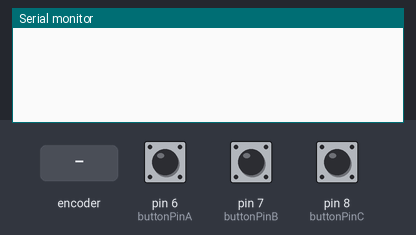
This sketch was run on a simulated Arduino Uno, built with avr-gcc and run on an emulated ATmega328P. On the bench: the last lines printed to the serial monitor. The inputs (shaded band) are chosen by the test bench; at power-on: pin 8 (buttonPinC) HIGH, pin 6 (buttonPinA) HIGH, pin 7 (buttonPinB) HIGH. No radio packets arrive unless stated.

Above: at 1.2 s.
1.3 s: rotary encoder on pin 6 (buttonPinA) / pin 7 (buttonPinB) turned 1 step (first pin leading)
At 2.2 s:
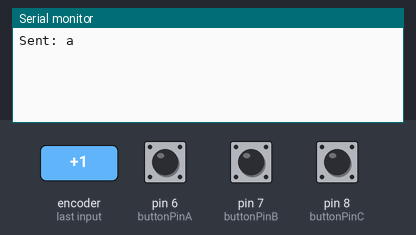
3.0 s: pin 8 (buttonPinC) pulled LOW for 0.15 s
At 3.5 s:
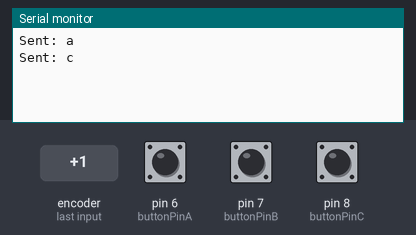
4.6 s: rotary encoder on pin 6 (buttonPinA) / pin 7 (buttonPinB) turned 2 steps (second pin leading)
At 5.9 s:
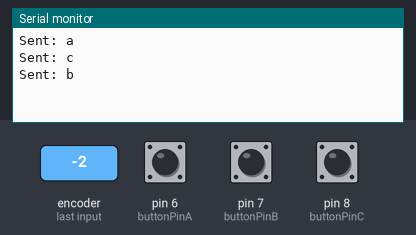

Measured:
- after the input at 1.3 s, the serial monitor: prints a new line after 0.06 s (image 1)
- after the input at 3.0 s, the serial monitor: prints a new line after 0.06 s (image 2)
- after the input at 4.6 s, the serial monitor: prints a new line after 0.06 s (image 3)

The sketch:

stylus_tx_LT.ino
```cpp
#include <VirtualWire.h>

#define buttonPinA 6 // Button to send command 'a'
#define buttonPinB 7 // Button to send command 'b'
#define buttonPinC 8 // Button to send command 'c'

void setup()
{
    Serial.begin(9600); // Initialize serial communication
    vw_set_tx_pin(12);  // Set the TX pin
    vw_setup(2000);     // Bits per second for RF communication

    pinMode(buttonPinA, INPUT_PULLUP); // Configure buttons as input with pull-up resistors
    pinMode(buttonPinB, INPUT_PULLUP);
    pinMode(buttonPinC, INPUT_PULLUP);
}

void loop()
{
    char message[2] = ""; // Array to hold the message (1 char + null terminator)

    // Check button presses and send corresponding commands
    if (digitalRead(buttonPinA) == LOW) // Button A pressed
    {
        message[0] = 'a';
        vw_send((uint8_t *)message, strlen(message));
        vw_wait_tx(); // Wait until the message is sent
        Serial.println("Sent: a");
        delay(500); // Debounce delay
    }
    else if (digitalRead(buttonPinB) == LOW) // Button B pressed
    {
        message[0] = 'b';
        vw_send((uint8_t *)message, strlen(message));
        vw_wait_tx(); // Wait until the message is sent
        Serial.println("Sent: b");
        delay(500); // Debounce delay
    }
    else if (digitalRead(buttonPinC) == LOW) // Button C pressed
    {
        message[0] = 'c';
        vw_send((uint8_t *)message, strlen(message));
        vw_wait_tx(); // Wait until the message is sent
        Serial.println("Sent: c");
        delay(500); // Debounce delay
    }
}
```
